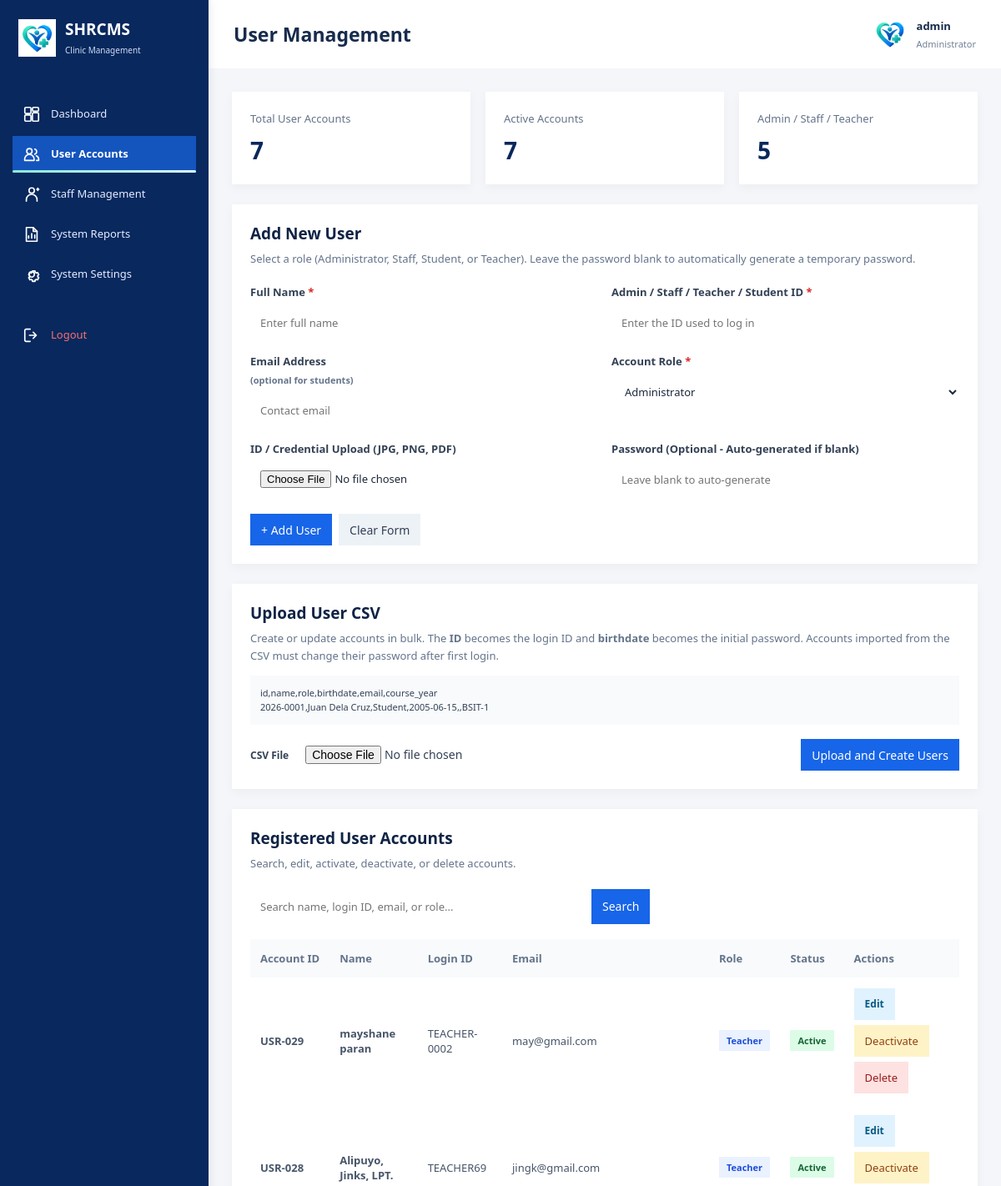
/php/Admin_Dashboard/user_management.php (signed in, upper part), run on an earlier commit of the app's database.
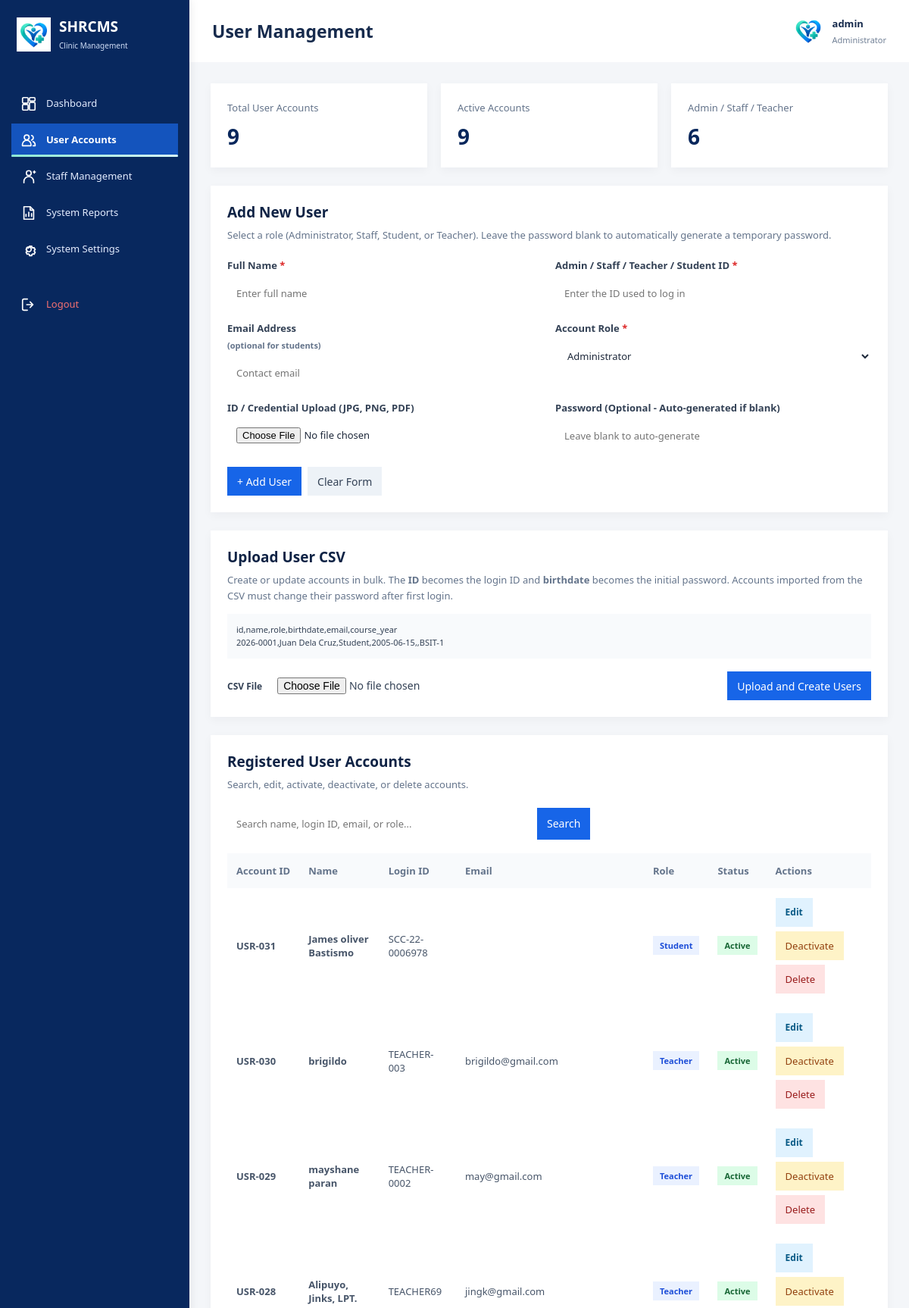
And on a later commit of the database.
### tables this page shows
CREATE TABLE `users` (
  `id` int NOT NULL,
  `name` varchar(100) NOT NULL,
  `email` varchar(100) DEFAULT NULL,
  `role` varchar(50) DEFAULT 'User',
  `password` varchar(255) NOT NULL,
  `status` varchar(20) DEFAULT 'Active',
  `created_at` timestamp NOT NULL DEFAULT CURRENT_TIMESTAMP,
  `student_id_no` varchar(50) DEFAULT NULL
);

### php/Admin_Dashboard/user_management.php (the view, shortened to what the changed rows need)
<?php
require_once __DIR__ . '/../db.php';
$conn->set_charset('utf8mb4');
function e($value): string
{
    return htmlspecialchars((string)($value ?? ''), ENT_QUOTES, 'UTF-8');
}
$editingUser = null;
$sql = "SELECT u.id, u.name, u.email, u.role, u.status,
               CASE
                   WHEN LOWER(u.role) = 'student' THEN u.student_id_no
                   WHEN LOWER(u.role) = 'administrator' THEN adm.admin_id_no
                   WHEN LOWER(u.role) = 'teacher' THEN tch.teacher_id_no
                   WHEN LOWER(u.role) = 'staff' THEN staff.staff_id_no
                   ELSE NULL
               END AS login_id,
               CASE
                   WHEN LOWER(u.role) = 'student' THEN st.id_document
                   WHEN LOWER(u.role) = 'teacher' THEN tch.id_document
                   WHEN LOWER(u.role) = 'staff' THEN staff.id_document
                   ELSE NULL
               END AS id_document
        FROM users u
        LEFT JOIN admin adm ON adm.email = u.email AND LOWER(u.role) = 'administrator'
        LEFT JOIN teachers tch ON tch.email = u.email AND LOWER(u.role) = 'teacher'
        LEFT JOIN staff ON staff.email = u.email AND LOWER(u.role) = 'staff'
        LEFT JOIN students st ON st.user_id = u.id AND LOWER(u.role) = 'student'";
$sql .= ' ORDER BY u.id DESC';
$stmt = $conn->prepare($sql);
$stmt->execute();
$userResult = $stmt->get_result();
$userList = [];
while ($row = $userResult->fetch_assoc()) {
    $userList[] = $row;
}
$totalUsers = (int)($conn->query('SELECT COUNT(*) AS total FROM users')->fetch_assoc()['total'] ?? 0);
$activeUsers = (int)($conn->query("SELECT COUNT(*) AS total FROM users WHERE status = 'Active'")->fetch_assoc()['total'] ?? 0);
$staffUsers = (int)($conn->query("SELECT COUNT(*) AS total FROM users WHERE role IN ('Staff', 'Teacher', 'Administrator')")->fetch_assoc()['total'] ?? 0);
?>
<!DOCTYPE html>
<html lang="en">
<head>
    <link rel="stylesheet" href="../../css/style.css?v=20261114-icons">
    <link rel="stylesheet" href="../../css/admin-dashboard.css?v=20261117-admin-operations">
    <link rel="stylesheet" href="../../css/user-management.css">
</head>
<body class="admin-dashboard-body">
    <main class="admin-main-content">
        <header class="admin-header-bar">
            <h2>User Management</h2>
        </header>
        <div class="um-content">
            <div class="um-cards">
                <div class="um-card">
                    <span>Total User Accounts</span>
                    <strong><?= number_format($totalUsers) ?></strong>
                </div>
                <div class="um-card">
                    <span>Active Accounts</span>
                    <strong><?= number_format($activeUsers) ?></strong>
                </div>
                <div class="um-card">
                    <span>Admin / Staff / Teacher</span>
                    <strong><?= number_format($staffUsers) ?></strong>
                </div>
            </div>
            <section class="um-panel" id="user-form">
                <h2 class="um-heading"><?= $editingUser ? 'Edit User Account' : 'Add New User' ?></h2>
            </section>
            <section class="um-panel" id="csv-import">
                <h2 class="um-heading">Upload User CSV</h2>
            </section>
            <section class="um-panel">
                <h2 class="um-heading">Registered User Accounts</h2>
                <div class="um-table-wrap">
                    <table class="um-table">
                        <thead>
                            <tr>
                                <th>Account ID</th>
                                <th>Name</th>
                                <th>Login ID</th>
                                <th>Email</th>
                                <th>Role</th>
                                <th>Status</th>
                                <th>Actions</th>
                            </tr>
                        </thead>
                        <tbody>
                            <?php if ($userList): ?>
                                <?php foreach ($userList as $user): ?>
                                    <?php $isActive = ($user['status'] ?? '') === 'Active'; ?>
                                    <tr>
                                        <td><strong>USR-<?= str_pad((string)$user['id'], 3, '0', STR_PAD_LEFT) ?></strong></td>
                                        <td class="um-user-name"><?= e($user['name']) ?></td>
                                        <td><?= e($user['login_id'] ?? '') ?></td>
                                        <td><?= e($user['email'] ?? '') ?></td>
                                        <td><span class="um-badge um-role"><?= e($user['role']) ?></span></td>
                                        <td>
                                            <span class="um-badge <?= $isActive ? 'um-active' : 'um-inactive' ?>">
                                                <?= e($user['status'] ?? 'Unknown') ?>
                                            </span>
                                        </td>
                                        <td>
                                            <div class="um-row-actions">
                                                <a class="um-btn um-edit" href="user_management.php?edit=<?= (int)$user['id'] ?>#user-form">Edit</a>
                                                <form method="POST" action="user_management.php">
                                                    <button class="um-btn um-toggle" type="submit">
                                                        <?= $isActive ? 'Deactivate' : 'Activate' ?>
                                                    </button>
                                                </form>
                                                <form method="POST" action="user_management.php"
                                                    onsubmit="return confirm('Permanently delete this account? This cannot be undone.');">
                                                    <button class="um-btn um-delete" type="submit">Delete</button>
                                                </form>
                                            </div>
                                        </td>
                                    </tr>
                                <?php endforeach; ?>
                            <?php endif; ?>
                        </tbody>
                    </table>
                </div>
            </section>
        </div>
    </main>
</body>
</html>

What changed in the data, as far as the page shows it:
added users: id "031", name "James oliver Bastismo", login_id "SCC-22-0006978", role "Student", status "Active", shows "Deactivate"
added users: id "030", name "brigildo", login_id "TEACHER-003", email "brigildo@gmail.com", role "Teacher", status "Active", shows "Deactivate"
Also different on the page:
$totalUsers: "7" → "9"
$activeUsers: "7" → "9"
$staffUsers: "5" → "6"
